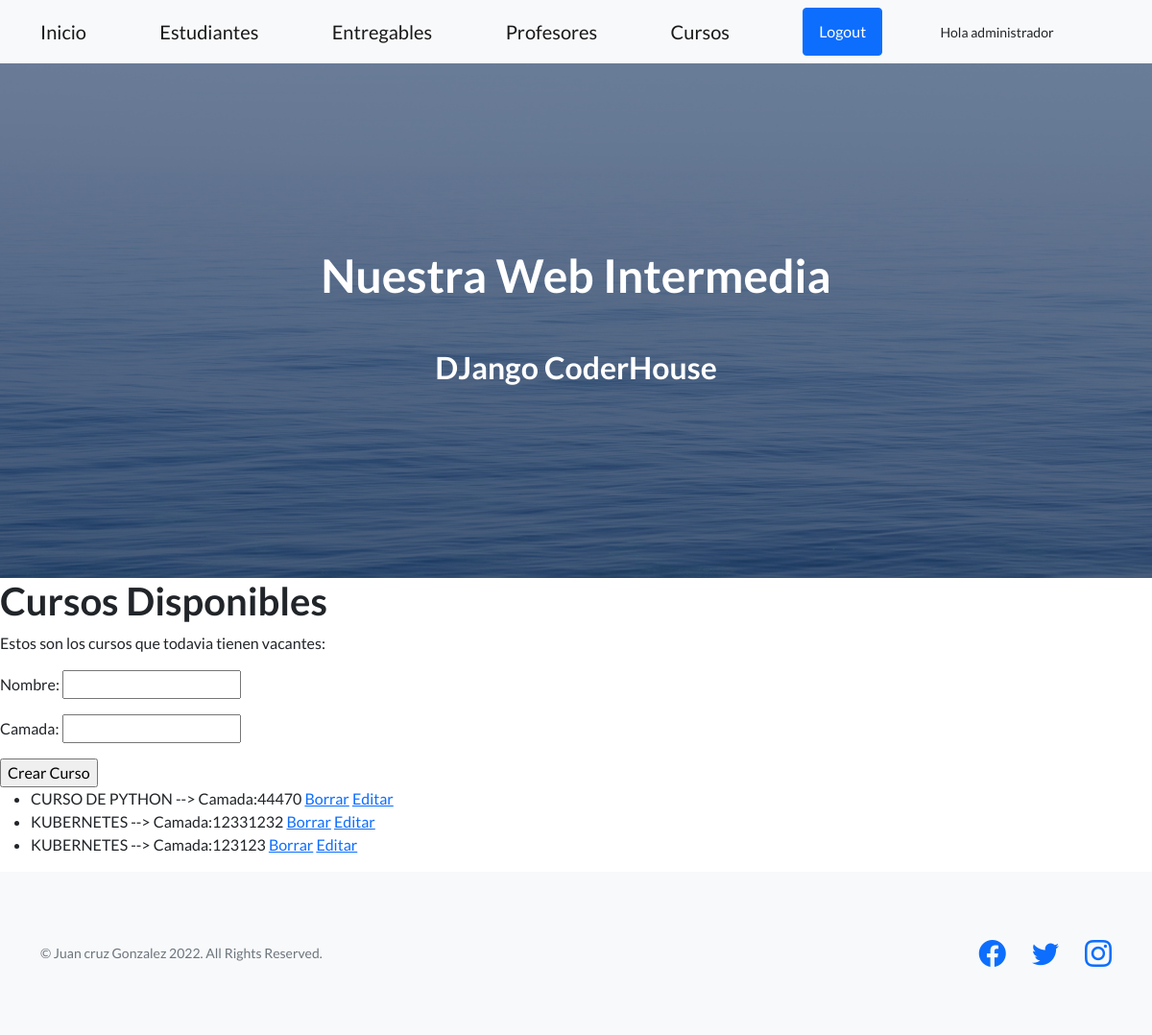
The app's page /coder/cursos/ (signed in), older data.
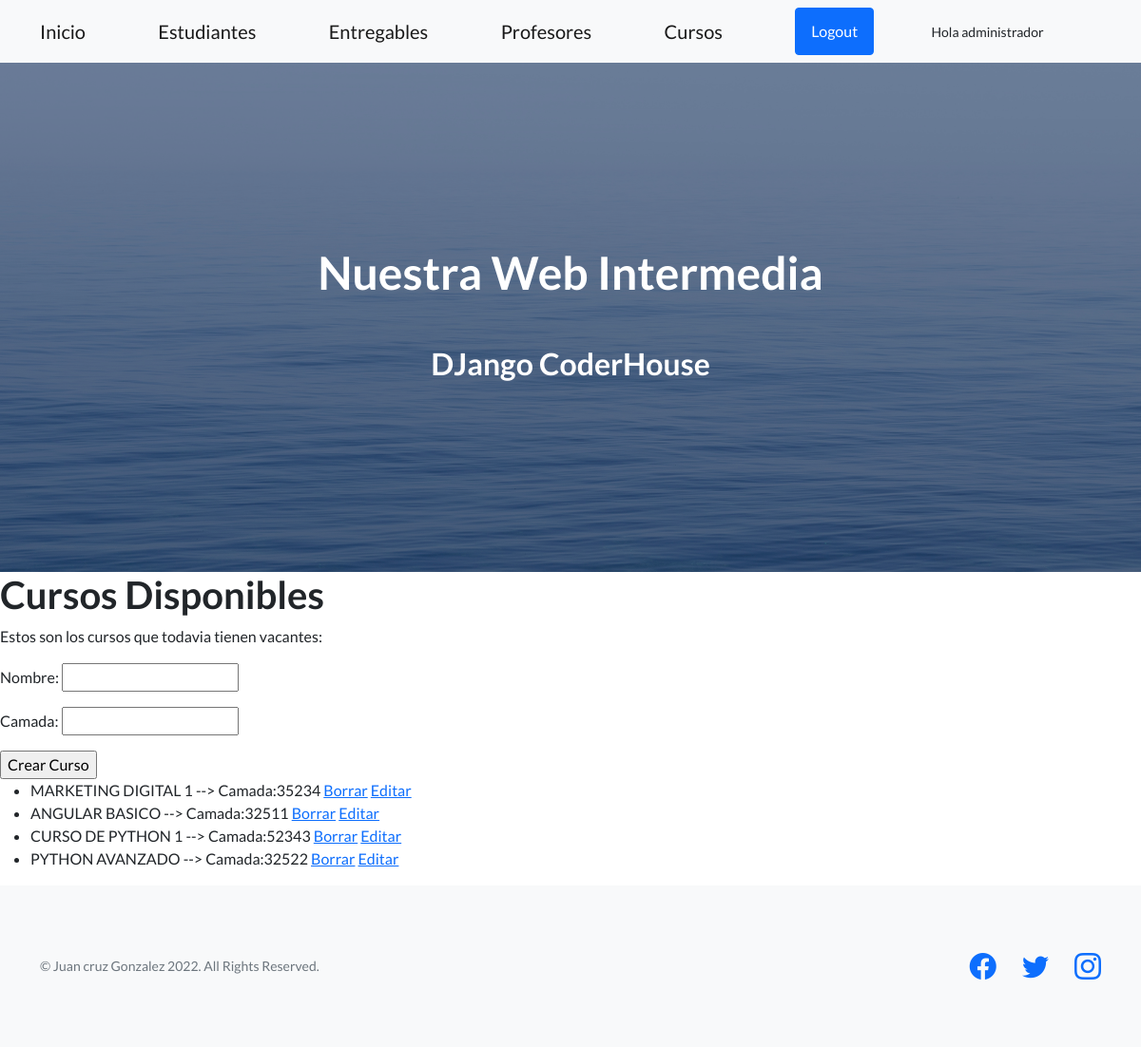
The same page, newer data.
### coder/models.py (models this page shows)
class Curso(models.Model):
    nombre=models.CharField(max_length=50)
    camada=models.IntegerField()
    def __str__(self) -> str:
        return f"{self.nombre.upper()} --> Camada:{self.camada}"

### coder/views.py (the view, shortened to what this page needs)
# urls.py: path("cursos/", Cursos, name="coder-cursos"),
@login_required
def Cursos(request):
    curses=Curso.objects.all()
    formulario=CursoFormulario()
    contexto={"listado_cursos":curses, "formulario":formulario}
    return render(request, "coder/cursos.html", contexto)

### coder/forms.py
class CursoFormulario(forms.Form):
    nombre = forms.CharField()
    camada = forms.IntegerField()

### coder/templates/coder/cursos.html (shortened to what this page needs)
{% extends "coder/base.html" %}
{% block contenidoQueCambia %}
<h1>Cursos Disponibles</h1>
<p>Estos son los cursos que todavia tienen vacantes:</p>
<form method="post">
    {{formulario.as_p}}
    <input type="submit" value="Crear Curso">
</form>
{% if listado_cursos %}
    <ul>
    {% for curso in listado_cursos %}
        <li>{{curso}} <a href="{% url 'coder-cursos-borrar' curso.id %}">Borrar</a> <a href="{% url 'coder-cursos-editar' curso.id %}">Editar</a></li></li>
    {% endfor %}
    </ul>
{% endif %}
{% endblock %}

### coder/templates/coder/base.html (shortened to what this page needs)
<!DOCTYPE html>
<html lang="en">
    <head>
        {% load static %}
        <link href="https://cdn.jsdelivr.net/npm/bootstrap-icons@1.5.0/font/bootstrap-icons.css" rel="stylesheet" type="text/css" />
        <link href="{% static 'coder/css/styles.css' %}" rel="stylesheet" />
    </head>
    <body>
        <nav class="navbar navbar-light bg-light static-top">
            <div class="container">
                <a class="navbar-brand" href="{% url 'coder-inicio' %}">Inicio</a>
                <a class="navbar-brand" href="{% url 'coder-estudiantes' %}">Estudiantes</a>
                <a class="navbar-brand" href="{% url 'coder-entregables' %}">Entregables</a>
                <a class="navbar-brand" href="{% url 'coder-profesores' %}">Profesores</a>
                <a class="navbar-brand" href="{% url 'coder-cursos' %}">Cursos</a>
                {% if request.user.is_authenticated %}
                    <a class="btn btn-primary" href="{% url 'logout'%}">Logout</a>
                    <p class="text muted small mb-4 mb-lg-0"> Hola {{request.user}}</p>
                {% else %}
                    <a class="btn btn-primary" href="{% url 'iniciar-secion'%}">Log in</a>
                {% endif %}
            </div>
        </nav>
        <header class="masthead">
            <div class="container position-relative">
                <div class="row justify-content-center">
                    <div class="col-xl-6">
                        <div class="text-center text-white">
                            <h1 class="mb-5">Nuestra Web Intermedia</h1>
                            <h2>DJango CoderHouse</h2>
                        </div>
                    </div>
                </div>
            </div>
        </header>
        {% block contenidoQueCambia %}
        {% endblock %}
        <footer class="footer bg-light">
            <div class="container">
                <div class="row">
                    <div class="col-lg-6 h-100 text-center text-lg-start my-auto">
                        <p class="text-muted small mb-4 mb-lg-0">&copy; Juan cruz Gonzalez 2022. All Rights Reserved.</p>
                    </div>
                    <div class="col-lg-6 h-100 text-center text-lg-end my-auto">
                        <ul class="list-inline mb-0">
                            <li class="list-inline-item me-4">
                                <a href="#!"><i class="bi-facebook fs-3"></i></a>
                            </li>
                            <li class="list-inline-item me-4">
                                <a href="#!"><i class="bi-twitter fs-3"></i></a>
                            </li>
                            <li class="list-inline-item">
                                <a href="#!"><i class="bi-instagram fs-3"></i></a>
                            </li>
                        </ul>
                    </div>
                </div>
            </div>
        </footer>
    </body>
</html>

Row changes from the older to the newer data that the page shows:
removed Curso: nombre+camada "CURSO DE PYTHON --> Camada:44470"
removed Curso: nombre+camada "KUBERNETES --> Camada:12331232"
removed Curso: nombre+camada "KUBERNETES --> Camada:123123"
added Curso: nombre+camada "MARKETING DIGITAL 1 --> Camada:35234"
added Curso: nombre+camada "ANGULAR BASICO --> Camada:32511"
added Curso: nombre+camada "CURSO DE PYTHON 1 --> Camada:52343"
added Curso: nombre+camada "PYTHON AVANZADO --> Camada:32522"
